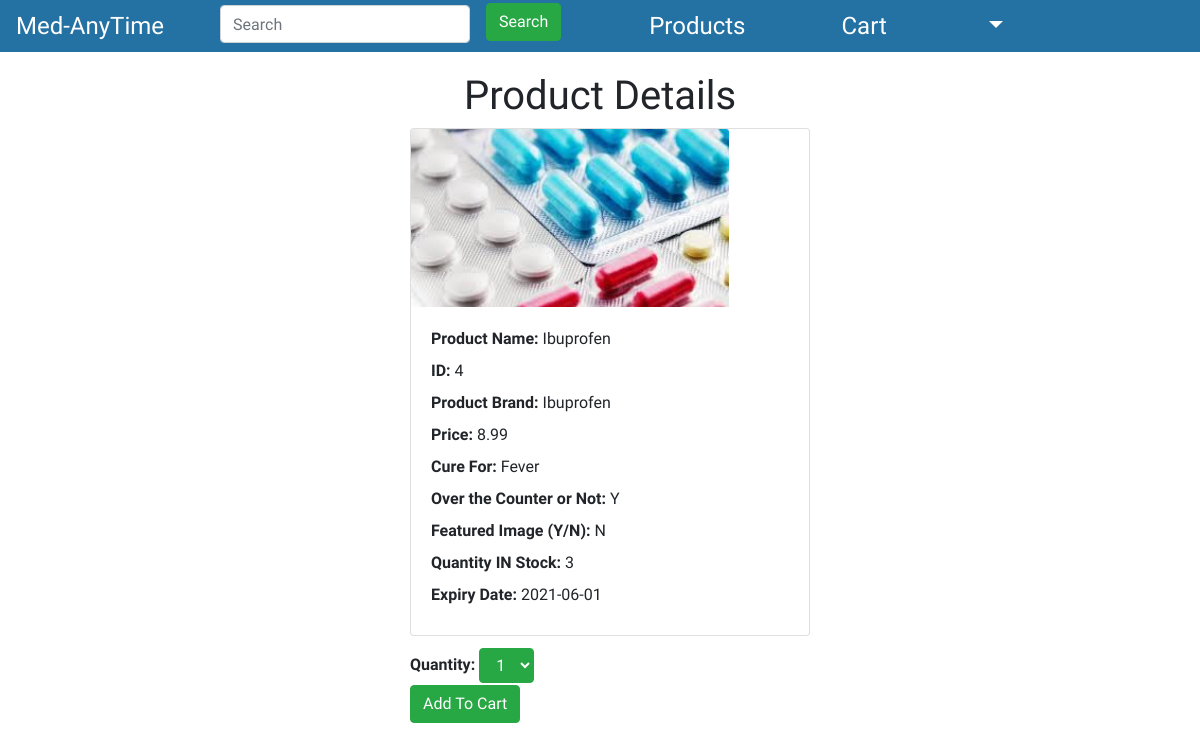
Before: /userProductDetails.php?ID=4 (signed in) with the older database file.
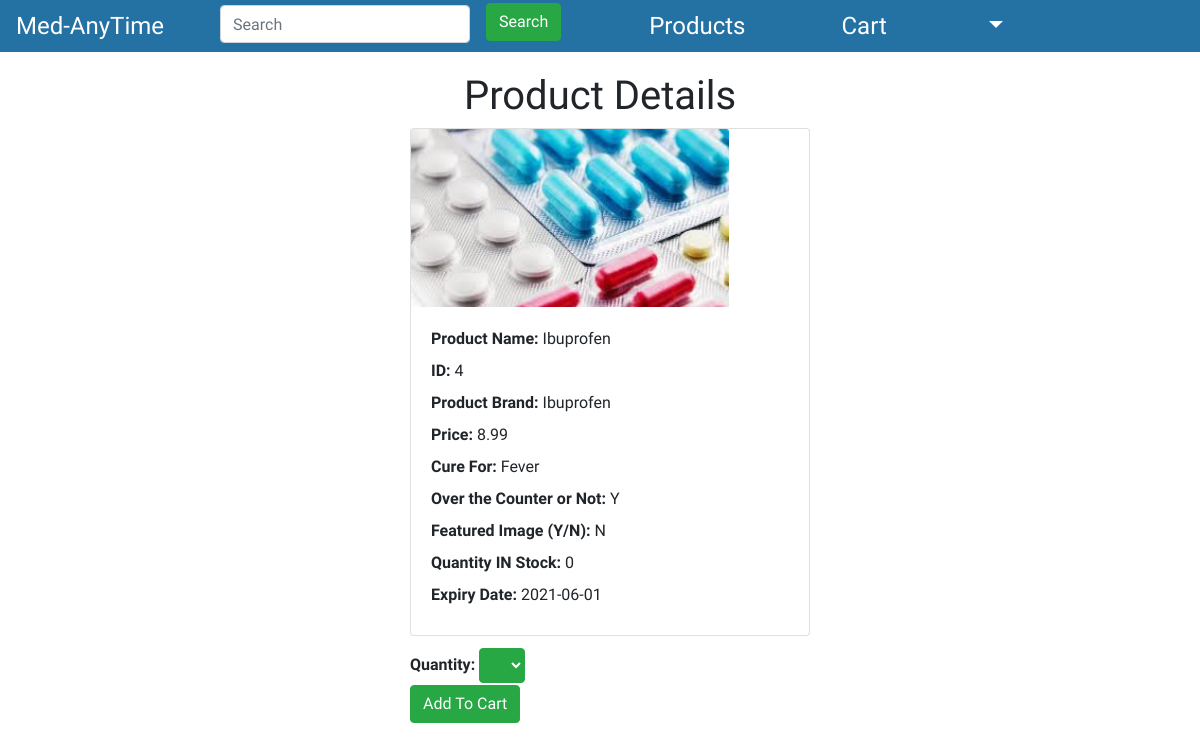
After: the same page with the newer database file.
### tables this page shows
CREATE TABLE `products` (
  `ID` int(11) NOT NULL,
  `ProductName` varchar(255) NOT NULL,
  `CompanyName` varchar(255) NOT NULL,
  `CureFor` varchar(255) DEFAULT NULL,
  `Price` decimal(10,2) NOT NULL,
  `OtcFlag` varchar(1) DEFAULT NULL,
  `Featured_Flag` varchar(255) NOT NULL,
  `ExpiryDate` date NOT NULL,
  `NumberInStock` int(11) NOT NULL,
  `productImage` varchar(255) NOT NULL
);

### userProductDetails.php (the view, shortened to what this page needs)
<!DOCTYPE html>
<html lang="en">
<head>
    <link rel="stylesheet" href="https://stackpath.bootstrapcdn.com/bootstrap/4.1.3/css/bootstrap.min.css">
    <link rel="stylesheet" href="app new2.css">
</head>
<body class="index-page sidebar-collapse">
<nav  class="navbar navbar-dark navbar-expand-md pt-0 pb-0 fixed-top">
      <a href="userpage2.php" class="navbar-brand">Med-AnyTime</a>
	  <div class="collapse navbar-collapse" id="navmenu">
    <ul class="navbar-nav mr-auto">
      <li class="nav-item">
      <form method="POST" action="UserProductSearch.php" class="form-inline my-2 my-lg-0">
      <input class="form-control mr-sm-3" type="search" placeholder="Search" name="search" id="navBarSearchForm" aria-label="Search">
      <button class="btn btn-success my-2 my-sm-0" type="submit" name = "SearchButton" id="SearchButton">Search</button>
      </form>
      </li>
	   <li class="nav-item">
        <a class="nav-link" href="UserProducts.php">Products</a>
      </li>
	    <li class="nav-item">
        <a class="nav-link" href="CartDetails.php">Cart</a>
      </li>
	  <li class="nav-item dropdown">
                        <a class="nav-link dropdown-toggle" href="#" id="navbarDropdown" role="button" data-toggle="dropdown" aria-haspopup="true" aria-expanded="true">
                        </a>
       </li>
    </ul>
  </div>
  </nav>
	<br><br><br>
	<h1 align="Center"> Product Details</h1>
    <?php
		include('C:/xampp/htdocs/SwEngg/Config/dbConnection.php');
		$ID=$_GET['ID'];
		$query = "SELECT * FROM products WHERE ID='$ID'";
		$result = mysqli_query($dbConnection,$query);
		while($res = mysqli_fetch_array($result)) {
	?>
<form class = "form" method ="POST" action="addToCart.php">
  <div class="row">
	<div class="col-sm-4">
	</div>
		<div class="col-sm-4">
			<div class="card-columns">
                <div class="card" style = "width: 25rem;" >
                                 <?php if($res['productImage'] != ""): ?>
                            <img class="card-img-top" src="/SwEngg/upload/<?php echo $res['productImage']; ?>" alt="prodImage"  Style = "width:80%">
                            <?php else: ?>
                            <img class="card-img-top" src="/SwEngg/upload/default.jpg" alt="prodImage" class="center" Style = "width:100%">
                            <?php endif; ?>
                          <div class="card-body">
							<label><strong>Product Name:</strong></label>
							<output type ="text" name="ProductName"><?php echo $res['ProductName'];?></output>
							<br>
							<label><strong>ID:</strong></label>
							<output  type ="text" name="ProductID"><?php echo $res['ID'];?></output>
							<br>
							<label><strong>Product Brand:</strong></label>
							<output type ="text" name="compName"><?php echo $res['CompanyName'];?></output>
                            <br>
							<label><strong>Price:</strong></label>
							<output type ="text" name="price"><?php echo $res['Price'];?></output>
							<br>
							<label><strong>Cure For:</strong></label>
							<output type ="text" name="cureFor"><?php echo $res['CureFor'];?></output>
							<br>
							<label><strong>Over the Counter or Not:</strong></label>
							<output type ="text" name="OtcFlag"><?php echo $res['OtcFlag'];?></output>
							<br>
							<label><strong>Featured Image (Y/N):</strong></label>
							<output type ="text" name="FeaturedFlag"><?php echo $res['Featured_Flag'];?></output>
							<br>
							<label><strong>Quantity IN Stock:</strong></label>
							<output type ="text" name="prodQty"><?php echo $res['NumberInStock'];?></output>
							<?php $cartQty = $res['NumberInStock']; ?>
							<br>
							<label><strong>Expiry Date:</strong></label>
							<output type ="date" name="ExpiryDate"><?php echo $res['ExpiryDate'];?></output>
						<?php } ?></ul>
                        </div>
					</div>
				</div>
				<label><strong>Quantity:</strong></label>
				<select size='1' width = '10' name="cartQty" id="cartQty" class='btn btn-success btn-round dropdown-toggle'/>
				<?php
				$i=1;
				while ($i <= $cartQty ){
                                echo "<option value=".$i.">".$i."</option>";
                                $i++;
                            }
							?>
				<br>
            <button class="btn btn-success btn-round pull-right" name = "submit" type = "submit">
                <i class="now-ui-icons shopping_cart-simple" ></i>Add To Cart
			</button>
			<br><br>
        </div>
        </div>
		</form>
</body>
</html>

Changed rows visible on the page:
changed products "Ibuprofen": NumberInStock "3" → "0"
Other visible differences:
form field cartQty: "1" → (not shown)
